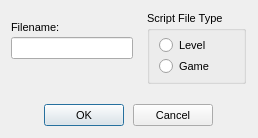
<?xml version="1.0"?>
<ui version="4.0">
  <class>CreateScriptDialog</class>
  <widget class="QDialog" name="IDD_CREATESCRIPT">
    <property name="geometry">
      <rect>
        <x>0</x>
        <y>0</y>
        <width>258</width>
        <height>138</height>
      </rect>
    </property>
    <property name="windowTitle">
      <string>Create New Script File</string>
    </property>
    <property name="font">
      <font>
        <family>Liberation Sans</family>
        <pointsize>8</pointsize>
        <bold>false</bold>
        <italic>false</italic>
      </font>
    </property>
    <property name="enabled">
      <bool>true</bool>
    </property>
    <property name="windowFlags">
      <set>Qt::Dialog|Qt::WindowCloseButtonHint</set>
    </property>
    <property name="minimumSize">
      <size>
        <width>258</width>
        <height>138</height>
      </size>
    </property>
    <property name="maximumSize">
      <size>
        <width>258</width>
        <height>138</height>
      </size>
    </property>
    <widget class="QGroupBox" name="IDC_STATIC">
      <property name="geometry">
        <rect>
          <x>147</x>
          <y>11</y>
          <width>99</width>
          <height>73</height>
        </rect>
      </property>
      <property name="title">
        <string>Script File Type</string>
      </property>
      <property name="visible">
        <bool>true</bool>
      </property>
      <property name="enabled">
        <bool>true</bool>
      </property>
      <property name="flat">
        <bool>false</bool>
      </property>
      <widget class="QRadioButton" name="IDC_LEVEL">
        <property name="geometry">
          <rect>
            <x>12</x>
            <y>26</y>
            <width>52</width>
            <height>16</height>
          </rect>
        </property>
        <property name="text">
          <string>Level</string>
        </property>
        <property name="visible">
          <bool>true</bool>
        </property>
        <property name="enabled">
          <bool>true</bool>
        </property>
      </widget>
      <widget class="QRadioButton" name="IDC_GAME">
        <property name="geometry">
          <rect>
            <x>12</x>
            <y>47</y>
            <width>56</width>
            <height>16</height>
          </rect>
        </property>
        <property name="text">
          <string>Game</string>
        </property>
        <property name="visible">
          <bool>true</bool>
        </property>
        <property name="enabled">
          <bool>true</bool>
        </property>
      </widget>
    </widget>
    <widget class="QLabel" name="IDC_STATIC_2">
      <property name="geometry">
        <rect>
          <x>11</x>
          <y>21</y>
          <width>67</width>
          <height>13</height>
        </rect>
      </property>
      <property name="text">
        <string>Filename:</string>
      </property>
      <property name="visible">
        <bool>true</bool>
      </property>
      <property name="enabled">
        <bool>true</bool>
      </property>
      <property name="alignment">
        <set>Qt::AlignLeft</set>
      </property>
    </widget>
    <widget class="QLineEdit" name="IDC_FILENAME">
      <property name="geometry">
        <rect>
          <x>11</x>
          <y>37</y>
          <width>122</width>
          <height>22</height>
        </rect>
      </property>
      <property name="visible">
        <bool>true</bool>
      </property>
      <property name="enabled">
        <bool>true</bool>
      </property>
    </widget>
    <widget class="QPushButton" name="IDOK">
      <property name="geometry">
        <rect>
          <x>44</x>
          <y>104</y>
          <width>80</width>
          <height>22</height>
        </rect>
      </property>
      <property name="text">
        <string>OK</string>
      </property>
      <property name="visible">
        <bool>true</bool>
      </property>
      <property name="enabled">
        <bool>true</bool>
      </property>
      <property name="default">
        <bool>true</bool>
      </property>
      <property name="autoDefault">
        <bool>true</bool>
      </property>
    </widget>
    <widget class="QPushButton" name="IDCANCEL">
      <property name="geometry">
        <rect>
          <x>133</x>
          <y>104</y>
          <width>80</width>
          <height>22</height>
        </rect>
      </property>
      <property name="text">
        <string>Cancel</string>
      </property>
      <property name="visible">
        <bool>true</bool>
      </property>
      <property name="enabled">
        <bool>true</bool>
      </property>
      <property name="default">
        <bool>false</bool>
      </property>
      <property name="autoDefault">
        <bool>false</bool>
      </property>
    </widget>
  </widget>
</ui>
